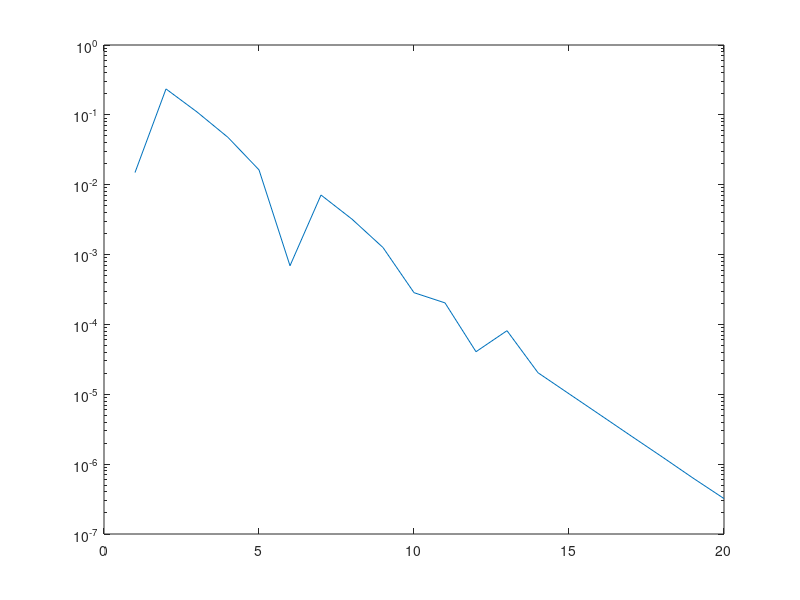

MATLAB code for this plot:
%creo una function per applicare il metodo di bisezione.
%input: funzione, [a,b] in cui funzione cambia segno, tolleranza
%output: successione degli approssimanti

%f(x) = cos^2(2x)-x^2
clear;
clc;
close all;

f=@(x) cos(2.*x)^2 - x.^2;

% x=linspace(-1,1);
% plot(x,f(x));
% pause;

%definizione di bisezione
function v = bisezione(f,a,b,t)
  v=[]; %inizializzo il vettore che conterrà gli approssimanti
  while b-a > t %ciclo fino a quando l'intervallo [a,b] è più grande della tolleranza
    m=(a+b)/2;  %calcolo il punto medio
    v=[v,m];  %aggiungo l'approssimante corrente al vettore
    y=f(m);   %calcolo  il valore della funzione nel punto medio

    %verifico in quale intervallo cambia il segno
    if(y*f(a) < 0)
      b=m;  %intervallo [a,m]
    elseif(y*f(a) > 0)
      a=m;  %intervallo [b,m]
    else
      disp('ho trovato la  radice') %caso raro in cui f(m) = 0, esatto
      return
    end
  end
end




fzero(f,1)  %uso il metodo di matlab per le radici
res = bisezione(f,0,1,10^(-6)); %implemento ed utilizzo il mio metodo di bisezione
semilogy(abs(res-fzero(f,1)));  %confronto graficamente i due metodi
